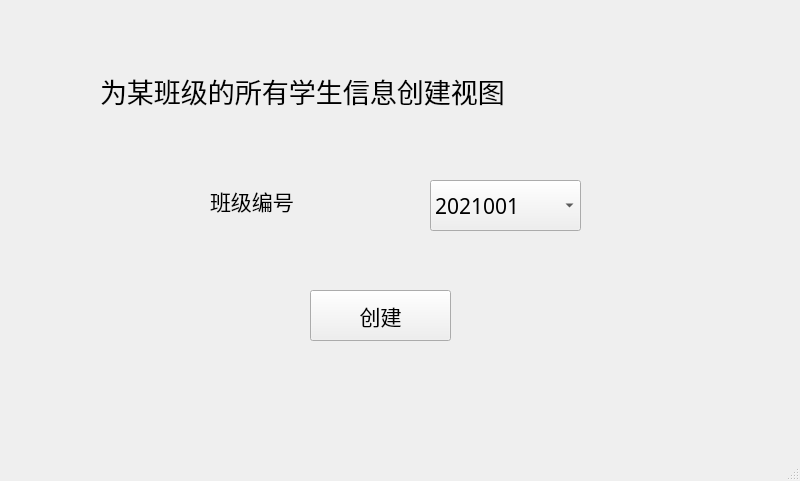
<?xml version="1.0" encoding="UTF-8"?>
<ui version="4.0">
 <class>MainWindow</class>
 <widget class="QMainWindow" name="MainWindow">
  <property name="geometry">
   <rect>
    <x>0</x>
    <y>0</y>
    <width>800</width>
    <height>481</height>
   </rect>
  </property>
  <property name="windowTitle">
   <string>MainWindow</string>
  </property>
  <widget class="QWidget" name="centralwidget">
   <widget class="QLabel" name="label">
    <property name="geometry">
     <rect>
      <x>100</x>
      <y>60</y>
      <width>611</width>
      <height>61</height>
     </rect>
    </property>
    <property name="font">
     <font>
      <family>楷体</family>
      <pointsize>20</pointsize>
     </font>
    </property>
    <property name="text">
     <string>为某班级的所有学生信息创建视图</string>
    </property>
   </widget>
   <widget class="QLabel" name="label_2">
    <property name="geometry">
     <rect>
      <x>210</x>
      <y>180</y>
      <width>141</width>
      <height>41</height>
     </rect>
    </property>
    <property name="font">
     <font>
      <family>楷体</family>
      <pointsize>16</pointsize>
     </font>
    </property>
    <property name="text">
     <string>班级编号</string>
    </property>
   </widget>
   <widget class="QComboBox" name="comboBox">
    <property name="geometry">
     <rect>
      <x>430</x>
      <y>180</y>
      <width>151</width>
      <height>51</height>
     </rect>
    </property>
    <property name="font">
     <font>
      <family>楷体</family>
      <pointsize>16</pointsize>
     </font>
    </property>
    <item>
     <property name="text">
      <string>2021001</string>
     </property>
    </item>
    <item>
     <property name="text">
      <string>2021002</string>
     </property>
    </item>
    <item>
     <property name="text">
      <string>2021003</string>
     </property>
    </item>
    <item>
     <property name="text">
      <string>2021004</string>
     </property>
    </item>
    <item>
     <property name="text">
      <string>2021005</string>
     </property>
    </item>
   </widget>
   <widget class="QPushButton" name="pushButton">
    <property name="geometry">
     <rect>
      <x>310</x>
      <y>290</y>
      <width>141</width>
      <height>51</height>
     </rect>
    </property>
    <property name="font">
     <font>
      <family>楷体</family>
      <pointsize>16</pointsize>
     </font>
    </property>
    <property name="text">
     <string>创建</string>
    </property>
   </widget>
  </widget>
  <widget class="QMenuBar" name="menubar">
   <property name="geometry">
    <rect>
     <x>0</x>
     <y>0</y>
     <width>800</width>
     <height>30</height>
    </rect>
   </property>
  </widget>
  <widget class="QStatusBar" name="statusbar"/>
 </widget>
 <resources/>
 <connections/>
</ui>
